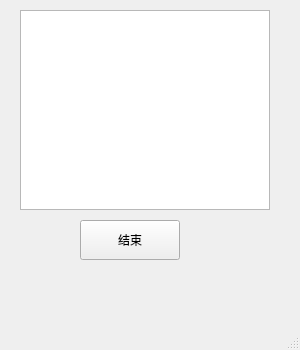
<?xml version="1.0" encoding="UTF-8"?>
<ui version="4.0">
 <class>MainWindow</class>
 <widget class="QMainWindow" name="MainWindow">
  <property name="geometry">
   <rect>
    <x>0</x>
    <y>0</y>
    <width>300</width>
    <height>350</height>
   </rect>
  </property>
  <property name="minimumSize">
   <size>
    <width>300</width>
    <height>350</height>
   </size>
  </property>
  <property name="maximumSize">
   <size>
    <width>300</width>
    <height>400</height>
   </size>
  </property>
  <property name="windowTitle">
   <string>MainWindow</string>
  </property>
  <widget class="QWidget" name="centralwidget">
   <widget class="QTextEdit" name="RxMsgEdit">
    <property name="geometry">
     <rect>
      <x>20</x>
      <y>10</y>
      <width>250</width>
      <height>200</height>
     </rect>
    </property>
    <property name="minimumSize">
     <size>
      <width>250</width>
      <height>200</height>
     </size>
    </property>
    <property name="maximumSize">
     <size>
      <width>250</width>
      <height>200</height>
     </size>
    </property>
   </widget>
   <widget class="QPushButton" name="StartButton">
    <property name="geometry">
     <rect>
      <x>80</x>
      <y>220</y>
      <width>100</width>
      <height>40</height>
     </rect>
    </property>
    <property name="minimumSize">
     <size>
      <width>100</width>
      <height>40</height>
     </size>
    </property>
    <property name="maximumSize">
     <size>
      <width>100</width>
      <height>40</height>
     </size>
    </property>
    <property name="text">
     <string>结束</string>
    </property>
   </widget>
  </widget>
  <widget class="QMenuBar" name="menubar">
   <property name="geometry">
    <rect>
     <x>0</x>
     <y>0</y>
     <width>300</width>
     <height>23</height>
    </rect>
   </property>
  </widget>
  <widget class="QStatusBar" name="statusbar"/>
 </widget>
 <resources/>
 <connections/>
</ui>
